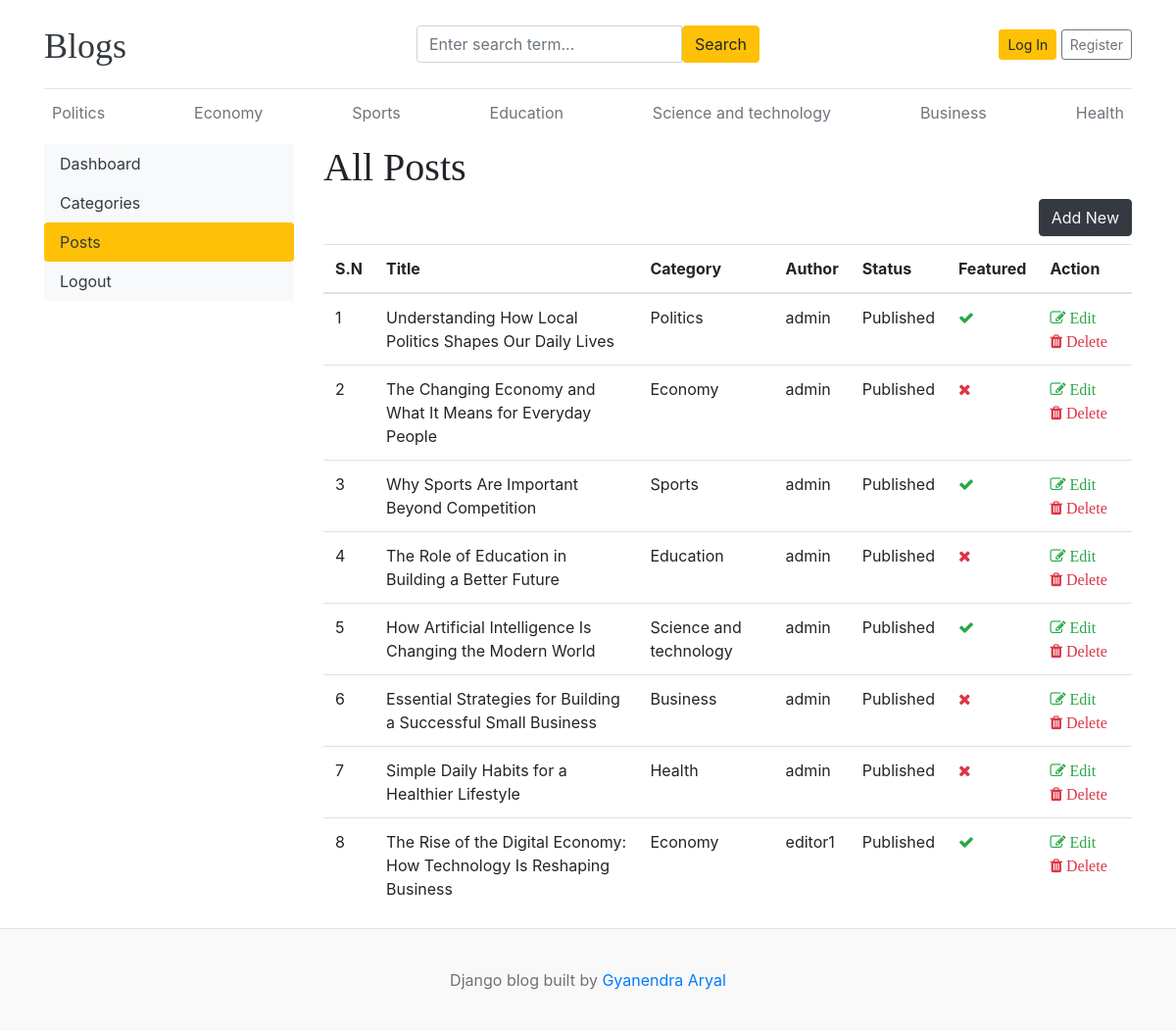
/dashboard/posts/, run on an earlier commit of the app's database.
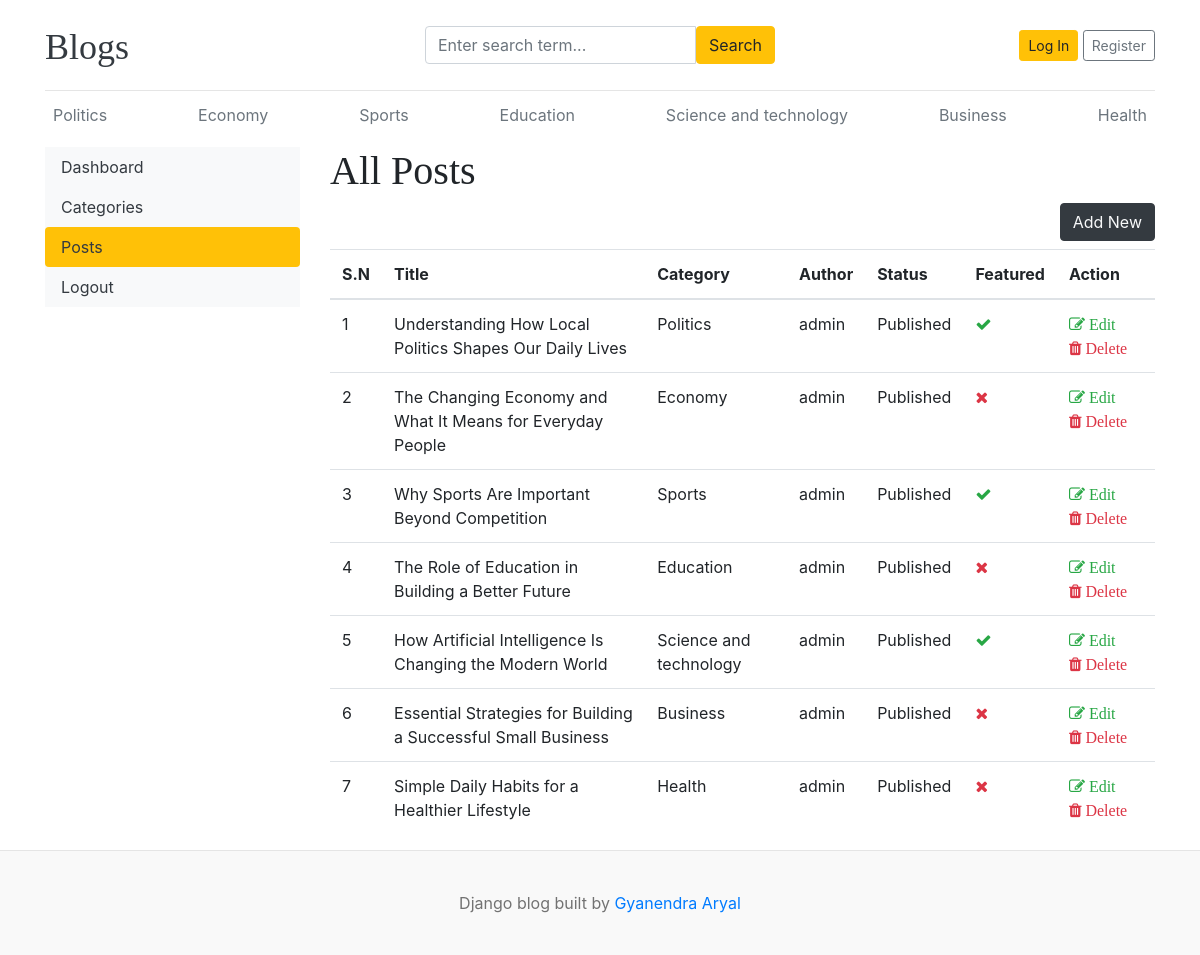
And on a later commit of the database.
### blogs/models.py (models this page shows, shortened)
class Category(models.Model):
    id = models.BigAutoField(primary_key=True)
    category_name = models.CharField(max_length=100, unique=True)
    created_at = models.DateTimeField(auto_now_add=True)
    updated_at = models.DateTimeField(auto_now=True)
    class Meta:
        verbose_name_plural = "categories"
    def __str__(self):
        return self.category_name

class Blog(models.Model):
    STATUS_CHOICES = [
        ("Draft", "DRAFT"),
        ("Published", "PUBLISHED"),
    ]
    id = models.BigAutoField(primary_key=True)
    title = models.CharField(max_length=100)
    slug = models.SlugField(max_length=150, unique=True, blank=True)
    category = models.ForeignKey(Category, on_delete=models.CASCADE)
    author = models.ForeignKey(User, on_delete=models.CASCADE)
    featured_image = models.ImageField(upload_to="uploads/%Y/%m/%d")
    short_description = models.TextField()
    blog_body = models.TextField()
    status = models.CharField(choices=STATUS_CHOICES, default="Draft", max_length=20)
    is_featured = models.BooleanField(default=False)
    created_at = models.DateTimeField(auto_now_add=True)
    updated_at = models.DateTimeField(auto_now=True)

### dashboards/views.py (the view)
# urls.py: path("posts/", views.posts, name="posts"),
def posts(request):
    posts = Blog.objects.all()
    context = {"posts": posts}
    return render(request, "dashboard/posts.html", context)

### blogs/context_processors.py (called while the page is built)
def get_categories(request):
    categories = Category.objects.all()
    return dict(categories=categories)

def get_social_links(request):
    social_links = SocialLink.objects.all()
    return dict(social_links=social_links)

### templates/dashboard/posts.html (shortened to what this page needs)
{% extends "base.html" %}
{% block content %}
<div class="row">
  {% include "dashboard/sidebar.html" %} {% comment %} Right sidebar {% endcomment %}
  <div class="col-md-9">
    <h1>All Posts</h1>
    <a href="{% url "add_post"%}" class="btn text-light btn-dark float-right mb-2">Add New</a>
    <table class="table table-hover">
      <thead>
        <tr>
          <th>S.N</th>
          <th>Title</th>
          <th>Category</th>
          <th>Author</th>
          <th>Status</th>
          <th>Featured</th>
          <th>Action</th>
        </tr>
      </thead>
      <tbody>
        {% for post in posts %}
        <tr>
          <td>{{forloop.counter}}</td>
          <td>{{post.title}}</td>
          <td>{{post.category}}</td>
          <td>{{post.author}}</td>
          <td>{{post.status}}</td>
          <td>{% if post.is_featured %}<i class="fa fa-check text-success"></i> {% else %}<i class="fa fa-times text-danger"></i>{% endif %}</td>
          <td>
            <a href="{% url "edit_post" post.id %}">
              <i class="fa fa-edit text-success"> Edit</i>
            </a>
            <a href="{% url "delete_post" post.id %}">
              <i class="fa fa-trash text-danger"> Delete</i>
            </a>
          </td>
        </tr>
        {% endfor %}
      </tbody>
    </table>
  </div>
</div>
{% endblock content %}

### templates/base.html (shortened to what this page needs)
{%load static%}
<!DOCTYPE html>
<html lang="en">
<head>
    <link href="https://getbootstrap.com/docs/4.0/dist/css/bootstrap.min.css" rel="stylesheet">
    <link href="{% static 'css/blog.css'%}" rel="stylesheet">
    <link rel="stylesheet" href="https://cdnjs.cloudflare.com/ajax/libs/font-awesome/4.7.0/css/font-awesome.min.css">
  </head>
<body>
    <div class="container">
      <header class="blog-header py-3">
        <div class="row flex-nowrap justify-content-between align-items-center">
          <div class="col-4 pt-1">
            <a class="blog-header-logo text-dark" href="/">Blogs</a>
          </div>
          <div class = "col-4">
            <form action="{% url "search" %}" method="GET">
                <div class="input-group">
                    <input class="form-control" name="keyword" value="{{ keyword }}" type="text" placeholder="Enter search term...">
                    <button type="submit" class="btn btn-warning " id="button-search">Search</button>
                </div>
            </form>
          </div>
          <div class="col-4 d-flex justify-content-end align-items-center">
            {% if not user.is_authenticated %}
            <a class="btn btn-sm btn-warning" href="{% url "login"%}">Log In</a> &nbsp;
            <a class="btn btn-sm btn-outline-secondary" href="{% url 'register'%}">Register</a>
            {% endif %}
          </div>
        </div>
      </header>
      <div class="nav-scroller py-1 mb-2">
        <nav class="nav d-flex justify-content-between">
            {% for cat in categories%}
          <a class="p-2 text-muted" href="{% url 'posts_by_category' cat.id %} ">{{cat}}</a>
          {% endfor %}
        </nav>
      </div>
{% block content %}
{% endblock content %}
</div>
<footer class="blog-footer">
    <p>Django blog built by <a href="#">Gyanendra Aryal</a></p>
</footer>
</body>
</html>

### templates/dashboard/sidebar.html (shortened to what this page needs)
<div class="col-md-3">
  <div class="nav nav-pills bg-light flex-column" aria-orientation="vertical">
    <a
      href="{%url 'dashboard'%}"
      class="nav-link text-dark "
      >Dashboard</a
    >
    <a
      href="{%url 'categories'%}"
      class="nav-link text-dark {% if '/dashboard/categories/' == request.path%}bg-warning{% endif%}">Categories</a
    >
    <a
      href="{%url "posts"%}"
      class="nav-link text-dark {% if '/dashboard/posts/' == request.path%}
      bg-warning {% endif%}"
      >Posts</a>
    <a href="{%url 'logout'%}" class="nav-link text-dark">Logout</a>
  </div>
</div>

### blog_main/static/css/blog.css (style rules this page uses)
.blog-header { border-bottom: 1px solid #e5e5e5; }
.blog-header-logo { font-family: "Playfair Display", Georgia, "Times New Roman", serif; font-size: 2.25rem; }
h1, h2, h3, h4, h5, h6 { font-family: "Playfair Display", Georgia, "Times New Roman", serif; }
.blog-footer { padding: 2.5rem 0; color: #727272; text-align: center; background-color: #f9f9f9; border-top: .05rem solid #e5e5e5; }
.blog-footer p:last-child { margin-bottom: 0; }

What changed in the data, as far as the page shows it:
removed Blog: title "The Rise of the Digital Economy: How Technology Is Reshaping Business", category "Economy", author "editor1", status "Published", is_featured True (drawn)
